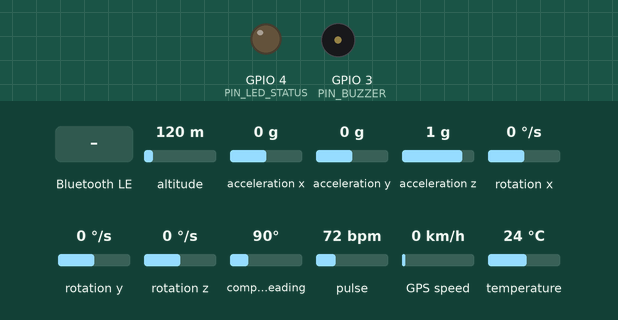
Recording of a program running on a simulated ESP32-S3. Shown: output pins drawn as LEDs (lit = HIGH), buzzer (waves = sounding, pin HIGH). Inputs (shaded band) come from the test bench; at power-on: acceleration x 0 g, acceleration y 0 g, altitude 120 m, acceleration z 1 g, rotation x 0 °/s, rotation y 0 °/s, rotation z 0 °/s, compass heading 90°, pulse 72 bpm, GPS speed 0 km/h, temperature 24 °C. The GPS gets a fix after 3 s at 37.7749, -122.4194 with 8 satellites; nothing arrives over Bluetooth unless stated; a phone connects over Bluetooth LE 3 s after start; what the program prints to the serial monitor is not drawn.

Above: at 0.3 s.
1.5 s: acceleration x set to -1.4 g
At 5.0 s:
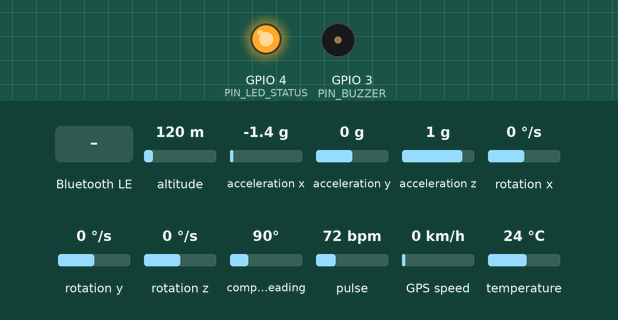
5.1 s: Bluetooth LE write "1" received
9.2 s: acceleration y set to -1.4 g
Timing chart, 0 to 18.7 s (numbered marks = the images above; inputs shaded):
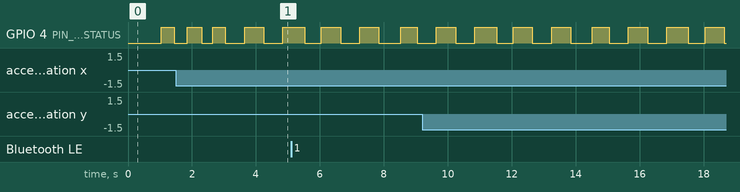

The program:

main.cpp
```cpp
#include <Arduino.h>
#include <Wire.h>
#include <ArduinoJson.h>
#include "config.h"
#include "types.h"
#include "imu.h"
#include "ppg.h"
#include "gps.h"
#include "eeg.h"
#include "risk.h"
#include "net.h"
#include "ble.h"

// FreeRTOS Synchronization Handles
static SemaphoreHandle_t dataMutex = nullptr;
static SensorSnapshot sharedData = {0};
static RiskReport currentRisk = {RISK_NORMAL, 0, "INITIALIZING", 0};

// Actuator control state
static void setAlertState(RiskLevel level) {
    static uint32_t lastToggle = 0;
    static bool toggleState = false;
    uint32_t now = millis();

    switch (level) {
        case RISK_CRITICAL:
            // Fast strobe alarm
            if (now - lastToggle >= 100) {
                lastToggle = now;
                toggleState = !toggleState;
                digitalWrite(PIN_LED_STATUS, toggleState ? LOW : HIGH); // Active LOW on some Super Mini
                digitalWrite(PIN_BUZZER, toggleState ? HIGH : LOW);
            }
            break;

        case RISK_WARNING:
            // Medium warning blink
            digitalWrite(PIN_BUZZER, LOW);
            if (now - lastToggle >= 300) {
                lastToggle = now;
                toggleState = !toggleState;
                digitalWrite(PIN_LED_STATUS, toggleState ? LOW : HIGH);
            }
            break;

        case RISK_NORMAL:
        default:
            // Heartbeat blink (visible indicator that firmware is running)
            digitalWrite(PIN_BUZZER, LOW);
            if (now - lastToggle >= 500) {
                lastToggle = now;
                toggleState = !toggleState;
                digitalWrite(PIN_LED_STATUS, toggleState ? LOW : HIGH);
            }
            break;
    }
}

// Telemetry output in structured JSON
static void sendTelemetry(const SensorSnapshot &snap, const RiskReport &risk) {
    JsonDocument doc;

    doc["uptime_ms"] = snap.timestamp;

    // Risk Evaluation
    JsonObject r = doc["risk"].to<JsonObject>();
    r["level"] = (risk.level == RISK_CRITICAL) ? "CRITICAL" : (risk.level == RISK_WARNING ? "WARNING" : "NORMAL");
    r["score"] = risk.score;
    r["alert"] = risk.alertMsg;

    // Biometrics (PPG)
    JsonObject ppg = doc["ppg"].to<JsonObject>();
    ppg["online"] = snap.ppg.isOnline;
    ppg["attached"] = snap.ppg.isAttached;
    ppg["hr"] = snap.ppg.hr;
    ppg["spo2"] = snap.ppg.spo2;

    // Motion & Posture (IMU)
    JsonObject imu = doc["imu"].to<JsonObject>();
    imu["online"] = snap.imu.isOnline;
    imu["acc_g"] = snap.imu.totalAcc;
    imu["pitch"] = snap.imu.pitch;
    imu["roll"] = snap.imu.roll;
    imu["fall"] = snap.imu.isFall;

    // Brainwave Biomarkers (EEG)
    JsonObject eeg = doc["eeg"].to<JsonObject>();
    eeg["online"] = snap.eeg.isOnline;
    eeg["synced"] = snap.eeg.isSynced;
    eeg["sq"] = snap.eeg.signalQuality;
    eeg["dar"] = snap.eeg.dar;
    eeg["delta"] = snap.eeg.delta;
    eeg["theta"] = snap.eeg.theta;

    // Geospatial Coordinates (GPS)
    JsonObject gps = doc["gps"].to<JsonObject>();
    gps["locked"] = snap.gps.isLocked;
    gps["lat"] = snap.gps.lat;
    gps["lng"] = snap.gps.lng;
    gps["sats"] = snap.gps.sats;
    gps["chars"] = gpsGetCharsProcessed();
    gps["chkerr"] = gpsGetFailedChecksum();

    serializeJson(doc, Serial);
    Serial.println();
}

/* ==========================================================================
 * Core 0 Task: High-Frequency Sensor Acquisition
 * ========================================================================== */
void taskSensors(void *pvParameters) {
    TickType_t lastWakeTime = xTaskGetTickCount();
    const TickType_t frequency = pdMS_TO_TICKS(SENSOR_TASK_RATE_MS); // 50 Hz

    for (;;) {
        ImuData localImu = {0};
        PpgData localPpg = {0};
        EegData localEeg = {0};

        // Sample IMU & PPG over I2C
        imuRead(localImu);
        ppgRead(localPpg);

        // Sample EEG over UART2
        eegRead(localEeg);

        // Safely update shared snapshot
        if (xSemaphoreTake(dataMutex, pdMS_TO_TICKS(5)) == pdTRUE) {
            sharedData.imu = localImu;
            sharedData.ppg = localPpg;
            sharedData.eeg = localEeg;
            sharedData.timestamp = millis();
            xSemaphoreGive(dataMutex);
        }

        vTaskDelayUntil(&lastWakeTime, frequency);
    }
}

/* ==========================================================================
 * Core 1 Task: GPS, Risk Evaluation & Telemetry
 * ========================================================================== */
void taskProcess(void *pvParameters) {
    TickType_t lastWakeTime = xTaskGetTickCount();
    const TickType_t frequency = pdMS_TO_TICKS(PROCESS_TASK_RATE_MS); // 5 Hz
    uint32_t lastTelemetryTime = 0;

    for (;;) {
        GpsData localGps = {0};
        SensorSnapshot snapshot = {0};

        // Parse GPS NMEA stream non-blockingly
        gpsRead(localGps);

        // Retrieve local snapshot from shared buffer
        if (xSemaphoreTake(dataMutex, pdMS_TO_TICKS(10)) == pdTRUE) {
            sharedData.gps = localGps;
            snapshot = sharedData;
            xSemaphoreGive(dataMutex);
        }

        // Evaluate multi-parameter stroke risk
        currentRisk = riskEval(snapshot.imu, snapshot.ppg, snapshot.eeg);

        // Update actuators (Buzzer & LED)
        setAlertState(currentRisk.level);

        // Update Web Dashboard (WiFi) & BLE Telemetry
        netUpdate(snapshot, currentRisk);
        bleUpdate(snapshot, currentRisk);

        // Periodic telemetry reporting
        if (millis() - lastTelemetryTime >= TELEMETRY_RATE_MS) {
            lastTelemetryTime = millis();
            sendTelemetry(snapshot, currentRisk);
        }

        vTaskDelayUntil(&lastWakeTime, frequency);
    }
}

/* ==========================================================================
 * Setup & Task Initialization
 * ========================================================================== */
void setup() {
    Serial.begin(115200);
    Serial.setTxTimeoutMs(0); // Never block if USB CDC serial buffer isn't drained by PC

    // Wait up to 2.5s for USB CDC Serial to attach
    uint32_t startWait = millis();
    while (!Serial && (millis() - startWait < 2500)) {
        delay(10);
    }
    delay(200);

    Serial.println();
    Serial.println("==================================================");
    Serial.println("   NeuroGuard AI - Wearable Stroke Monitor");
    Serial.println("   Firmware Running on ESP32-S3 Super Mini");
    Serial.println("==================================================");

    // Initialize Actuator GPIOs
    pinMode(PIN_LED_STATUS, OUTPUT);
    pinMode(PIN_BUZZER, OUTPUT);
    digitalWrite(PIN_LED_STATUS, LOW);
    digitalWrite(PIN_BUZZER, LOW);

    // Initialize I2C Bus with short timeout to prevent blocking if unplugged
    Wire.setTimeOut(30);
    Wire.begin(PIN_I2C_SDA, PIN_I2C_SCL, I2C_FREQ_HZ);

    // Initialize Drivers (Graceful non-blocking checks)
    bool imuOk = imuInit();
    Serial.printf("[INIT] MPU6050 IMU:   %s\n", imuOk ? "READY" : "OFFLINE/NOT CONNECTED");

    bool ppgOk = ppgInit();
    Serial.printf("[INIT] MAX30105 PPG:  %s\n", ppgOk ? "READY" : "OFFLINE/NOT CONNECTED");

    bool gpsOk = gpsInit();
    Serial.printf("[INIT] NEO-6M GPS:    %s\n", gpsOk ? "READY" : "OFFLINE/NOT CONNECTED");

    bool eegOk = eegInit();
    Serial.printf("[INIT] TGAM EEG:      %s\n", eegOk ? "READY" : "OFFLINE/FAILED");

    // Initialize WiFi Web Dashboard (Access Point)
    bool netOk = netInit();
    Serial.printf("[INIT] Web Dashboard: %s (SSID: NeuroGuard-AI | IP: 192.168.4.1)\n", netOk ? "READY" : "FAILED");

    // Initialize BLE Nordic UART Service
    bool bleOk = bleInit();
    Serial.printf("[INIT] BLE Service:   %s (Device: NeuroGuard-AI)\n", bleOk ? "ADVERTISING" : "FAILED");

    // Create Mutex for thread-safe memory sharing
    dataMutex = xSemaphoreCreateMutex();

    // Create FreeRTOS Tasks pinned to respective cores
    xTaskCreatePinnedToCore(
        taskSensors,        // Task function
        "TaskSensors",      // Task name
        4096,               // Stack depth
        nullptr,            // Parameters
        2,                  // Priority
        nullptr,            // Task handle
        0                   // Core 0
    );

    xTaskCreatePinnedToCore(
        taskProcess,        // Task function
        "TaskProcess",      // Task name
        6144,               // Stack depth
        nullptr,            // Parameters
        1,                  // Priority
        nullptr,            // Task handle
        1                   // Core 1
    );

    Serial.println("[INIT] FreeRTOS Tasks Dispatched to Core 0 & Core 1.");
    Serial.println("[SYSTEM] System Operational. Telemetry Active.");
    Serial.println("--------------------------------------------------");
}

void loop() {
    // Empty: Execution handled entirely by FreeRTOS tasks
    vTaskDelay(pdMS_TO_TICKS(1000));
}
```

ble.h
```cpp
#pragma once
#include "config.h"
#include "types.h"

// Bluetooth Low Energy (BLE) Nordic UART Service
bool bleInit();
void bleUpdate(const SensorSnapshot &snap, const RiskReport &risk);
bool bleIsConnected();
```

eeg.h
```cpp
#pragma once
#include "config.h"
#include "types.h"

// EEG / NeuroSky TGAM Brainwave Parser
bool eegInit();
bool eegRead(EegData &out);
```

gps.h
```cpp
#pragma once
#include "config.h"
#include "types.h"

// GPS Geospatial Tracker (NEO-6M)
bool gpsInit();
bool gpsRead(GpsData &out);
uint32_t gpsGetCharsProcessed();
uint32_t gpsGetFailedChecksum();
```

imu.h
```cpp
#pragma once
#include "config.h"
#include "types.h"

// IMU Sensor Driver & Posture / Fall Detection
bool imuInit();
bool imuRead(ImuData &out);
void imuResetFall();
```

net.h
```cpp
#pragma once
#include "config.h"
#include "types.h"

// WiFi SoftAP & Web Dashboard Server
bool netInit();
void netUpdate(const SensorSnapshot &snap, const RiskReport &risk);
```

ppg.h
```cpp
#pragma once
#include "config.h"
#include "types.h"

// PPG / Biometric Sensor Driver (MAX30105)
bool ppgInit();
bool ppgRead(PpgData &out);
```

risk.h
```cpp
#pragma once
#include "config.h"
#include "types.h"

// Risk Assessment & Emergency Fusion Engine
RiskReport riskEval(const ImuData &imu, const PpgData &ppg, const EegData &eeg);
```

types.h
```cpp
#pragma once
#include <Arduino.h>

/* ==========================================================================
 * Data Types & System Structures
 * ========================================================================== */

// IMU Motion & Posture Data
struct ImuData {
    float ax, ay, az;       // Acceleration in m/s^2 or g
    float gx, gy, gz;       // Gyroscope in deg/s or rad/s
    float totalAcc;         // Net acceleration magnitude (g)
    float pitch, roll;      // Head tilt angles (degrees)
    bool isFall;            // Fall event detected flag
    bool isOnline;          // Sensor health status
};

// PPG Cardiorespiratory Data
struct PpgData {
    float hr;               // Heart Rate (BPM)
    float spo2;             // Blood Oxygen Saturation (%)
    uint32_t rawIr;         // Raw IR photodiode value
    uint32_t rawRed;        // Raw Red photodiode value
    bool isAttached;        // Skin/forehead contact detected
    bool isOnline;          // Sensor health status
};

// GPS Geospatial Tracking Data
struct GpsData {
    double lat;             // Latitude (degrees)
    double lng;             // Longitude (degrees)
    float speed;            // Speed over ground (km/h)
    float altitude;         // Altitude (meters)
    uint8_t sats;           // Number of tracked satellites
    bool isLocked;          // Fix status (true = valid fix)
    bool isOnline;          // Serial stream health
};

// EEG Neurological Waveform Data (TGAM / NeuroSky)
struct EegData {
    uint8_t signalQuality;  // 0 = Best, 200 = Poor/No contact
    uint32_t delta;         // 0.5 - 2.75 Hz (Deep sleep / Ischemic slowing)
    uint32_t theta;         // 3.5 - 6.75 Hz (Drowsiness / Encephalopathy)
    uint32_t lowAlpha;      // 7.5 - 9.25 Hz
    uint32_t highAlpha;     // 10.0 - 11.75 Hz
    uint32_t lowBeta;       // 13.0 - 16.75 Hz
    uint32_t highBeta;      // 17.0 - 29.75 Hz
    uint32_t lowGamma;      // 31.0 - 39.75 Hz
    uint32_t midGamma;      // 41.0 - 49.75 Hz
    uint8_t attention;      // 0 - 100
    uint8_t meditation;     // 0 - 100
    float dar;              // Delta-to-Alpha Ratio (DAR) biomarker
    bool isSynced;          // Valid packet lock
    bool isOnline;          // Stream active
};

// Risk Levels
enum RiskLevel {
    RISK_NORMAL = 0,        // Green: Normal baseline vitals
    RISK_WARNING = 1,       // Yellow: Anomalous biomarker or vitals drift
    RISK_CRITICAL = 2       // Red: Acute Stroke Risk or Fall Emergency
};

// Emergency Evaluation Output
struct RiskReport {
    RiskLevel level;
    uint8_t score;          // Composite score 0 - 100
    char alertMsg[64];      // Reason for alarm
    uint32_t timestamp;     // Millis timestamp
};

// Aggregated Sensor Snapshot for Inter-Task Communication
struct SensorSnapshot {
    ImuData imu;
    PpgData ppg;
    GpsData gps;
    EegData eeg;
    uint32_t timestamp;
};
```

ble.cpp
```cpp
#include "ble.h"
#include <BLEDevice.h>
#include <BLEServer.h>
#include <BLEUtils.h>
#include <BLE2902.h>
#include <ArduinoJson.h>

// Standard Nordic UART Service (NUS) UUIDs
#define SERVICE_UUID           "6E400001-B5A3-F393-E0A9-E50E24DCCA9E"
#define CHARACTERISTIC_UUID_RX "6E400002-B5A3-F393-E0A9-E50E24DCCA9E"
#define CHARACTERISTIC_UUID_TX "6E400003-B5A3-F393-E0A9-E50E24DCCA9E"

static BLEServer *pServer = nullptr;
static BLECharacteristic *pTxCharacteristic = nullptr;
static bool deviceConnected = false;
static bool oldDeviceConnected = false;
static uint32_t lastNotifyTime = 0;

class ServerCallbacks: public BLEServerCallbacks {
    void onConnect(BLEServer* pServer) {
        deviceConnected = true;
    };

    void onDisconnect(BLEServer* pServer) {
        deviceConnected = false;
    }
};

class RxCallbacks: public BLECharacteristicCallbacks {
    void onWrite(BLECharacteristic *pCharacteristic) {
        String rxValue = pCharacteristic->getValue().c_str();
        if (rxValue.length() > 0) {
            Serial.printf("[BLE RX] %s\n", rxValue.c_str());
        }
    }
};

bool bleInit() {
    BLEDevice::init("NeuroGuard-AI");
    pServer = BLEDevice::createServer();
    pServer->setCallbacks(new ServerCallbacks());

    BLEService *pService = pServer->createService(SERVICE_UUID);

    // TX Characteristic (Notify to Phone)
    pTxCharacteristic = pService->createCharacteristic(
        CHARACTERISTIC_UUID_TX,
        BLECharacteristic::PROPERTY_NOTIFY
    );
    pTxCharacteristic->addDescriptor(new BLE2902());

    // RX Characteristic (Receive from Phone)
    BLECharacteristic *pRxCharacteristic = pService->createCharacteristic(
        CHARACTERISTIC_UUID_RX,
        BLECharacteristic::PROPERTY_WRITE
    );
    pRxCharacteristic->setCallbacks(new RxCallbacks());

    pService->start();

    // Start Advertising
    BLEAdvertising *pAdvertising = BLEDevice::getAdvertising();
    pAdvertising->addServiceUUID(SERVICE_UUID);
    pAdvertising->setScanResponse(true);
    pAdvertising->setMinPreferred(0x06);
    pAdvertising->setMinPreferred(0x12);
    BLEDevice::startAdvertising();

    return true;
}

void bleUpdate(const SensorSnapshot &snap, const RiskReport &risk) {
    // Handle reconnection
    if (!deviceConnected && oldDeviceConnected) {
        delay(200);
        pServer->startAdvertising();
        oldDeviceConnected = deviceConnected;
    }
    if (deviceConnected && !oldDeviceConnected) {
        oldDeviceConnected = deviceConnected;
    }

    // Stream telemetry every 1 second if client is connected
    if (deviceConnected && (millis() - lastNotifyTime >= 1000)) {
        lastNotifyTime = millis();

        JsonDocument doc;
        doc["risk"] = (risk.level == RISK_CRITICAL) ? "CRIT" : (risk.level == RISK_WARNING ? "WARN" : "NORM");
        doc["score"] = risk.score;
        doc["hr"] = snap.ppg.isAttached ? (int)snap.ppg.hr : 0;
        doc["spo2"] = snap.ppg.isAttached ? (int)snap.ppg.spo2 : 0;
        doc["dar"] = snap.eeg.isSynced ? snap.eeg.dar : 0.0f;
        doc["sq"] = snap.eeg.signalQuality;
        doc["fall"] = snap.imu.isFall;
        doc["gps_online"] = snap.gps.isOnline;
        doc["sats"] = snap.gps.sats;
        if (snap.gps.isLocked) {
            doc["lat"] = snap.gps.lat;
            doc["lng"] = snap.gps.lng;
        }

        String payload;
        serializeJson(doc, payload);
        payload += "\n";

        pTxCharacteristic->setValue((uint8_t*)payload.c_str(), payload.length());
        pTxCharacteristic->notify();
    }
}

bool bleIsConnected() {
    return deviceConnected;
}
```

gps.cpp
```cpp
#include "gps.h"
#include <TinyGPSPlus.h>
#include <HardwareSerial.h>

static TinyGPSPlus gps;
static HardwareSerial gpsSerial(1); // Use UART1
static bool initialized = false;
static uint32_t lastCharTime = 0;

bool gpsInit() {
    if (initialized) return true;

    gpsSerial.begin(GPS_BAUD_RATE, SERIAL_8N1, PIN_GPS_RX, PIN_GPS_TX);
    initialized = true;
    return true;
}

bool gpsRead(GpsData &out) {
    if (!initialized) {
        out.isOnline = false;
        out.isLocked = false;
        return false;
    }

    // Process all incoming characters non-blockingly
    while (gpsSerial.available() > 0) {
        char c = gpsSerial.read();
        gps.encode(c);
        lastCharTime = millis();
    }

    // Detect if module is actively communicating
    out.isOnline = (millis() - lastCharTime < 3000);

    if (gps.location.isValid()) {
        out.lat = gps.location.lat();
        out.lng = gps.location.lng();
        out.isLocked = true;
    } else {
        out.lat = 0.0;
        out.lng = 0.0;
        out.isLocked = false;
    }

    if (gps.speed.isValid()) {
        out.speed = (float)gps.speed.kmph();
    } else {
        out.speed = 0.0f;
    }

    if (gps.altitude.isValid()) {
        out.altitude = (float)gps.altitude.meters();
    } else {
        out.altitude = 0.0f;
    }

    if (gps.satellites.isValid()) {
        out.sats = (uint8_t)gps.satellites.value();
    } else {
        out.sats = 0;
    }

    // Telemetry diagnostic: store raw char count in altitude temporarily if 0, or expose health
    return true;
}

uint32_t gpsGetCharsProcessed() {
    return gps.charsProcessed();
}

uint32_t gpsGetFailedChecksum() {
    return gps.failedChecksum();
}
```

Source omitted: eeg.cpp (4329 bytes), imu.cpp (2184 bytes), net.cpp (9343 bytes), ppg.cpp (3379 bytes), risk.cpp (3719 bytes), config.h (2154 bytes)
